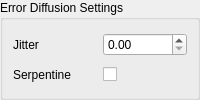
             <widget class="QWidget" name="pageERR">
              <property name="sizePolicy">
               <sizepolicy hsizetype="Preferred" vsizetype="Minimum">
                <horstretch>0</horstretch>
                <verstretch>0</verstretch>
               </sizepolicy>
              </property>
              <property name="minimumSize">
               <size>
                <width>0</width>
                <height>84</height>
               </size>
              </property>
              <layout class="QGridLayout" name="gridLayout_11">
               <property name="leftMargin">
                <number>0</number>
               </property>
               <property name="topMargin">
                <number>0</number>
               </property>
               <property name="rightMargin">
                <number>0</number>
               </property>
               <property name="bottomMargin">
                <number>0</number>
               </property>
               <property name="spacing">
                <number>0</number>
               </property>
               <item row="0" column="0">
                <widget class="QGroupBox" name="ERR_groupBox">
                 <property name="title">
                  <string>Error Diffusion Settings</string>
                 </property>
                 <layout class="QGridLayout" name="gridLayout_6">
                  <property name="leftMargin">
                   <number>10</number>
                  </property>
                  <property name="topMargin">
                   <number>8</number>
                  </property>
                  <property name="rightMargin">
                   <number>10</number>
                  </property>
                  <property name="bottomMargin">
                   <number>10</number>
                  </property>
                  <item row="0" column="1">
                   <widget class="QDoubleSpinBox" name="ERR_jitter">
                    <property name="toolTip">
                     <string>introduces randomness into the dithering</string>
                    </property>
                    <property name="keyboardTracking">
                     <bool>false</bool>
                    </property>
                    <property name="maximum">
                     <double>1.000000000000000</double>
                    </property>
                    <property name="singleStep">
                     <double>0.050000000000000</double>
                    </property>
                   </widget>
                  </item>
                  <item row="1" column="1">
                   <widget class="QCheckBox" name="ERR_serpentine">
                    <property name="focusPolicy">
                     <enum>Qt::FocusPolicy::NoFocus</enum>
                    </property>
                    <property name="toolTip">
                     <string>use alternate left-to-right processing</string>
                    </property>
                    <property name="text">
                     <string/>
                    </property>
                   </widget>
                  </item>
                  <item row="0" column="0">
                   <widget class="QLabel" name="label_6">
                    <property name="text">
                     <string>Jitter</string>
                    </property>
                   </widget>
                  </item>
                  <item row="1" column="0">
                   <widget class="QLabel" name="label_7">
                    <property name="text">
                     <string>Serpentine</string>
                    </property>
                   </widget>
                  </item>
                 </layout>
                </widget>
               </item>
              </layout>
             </widget>
